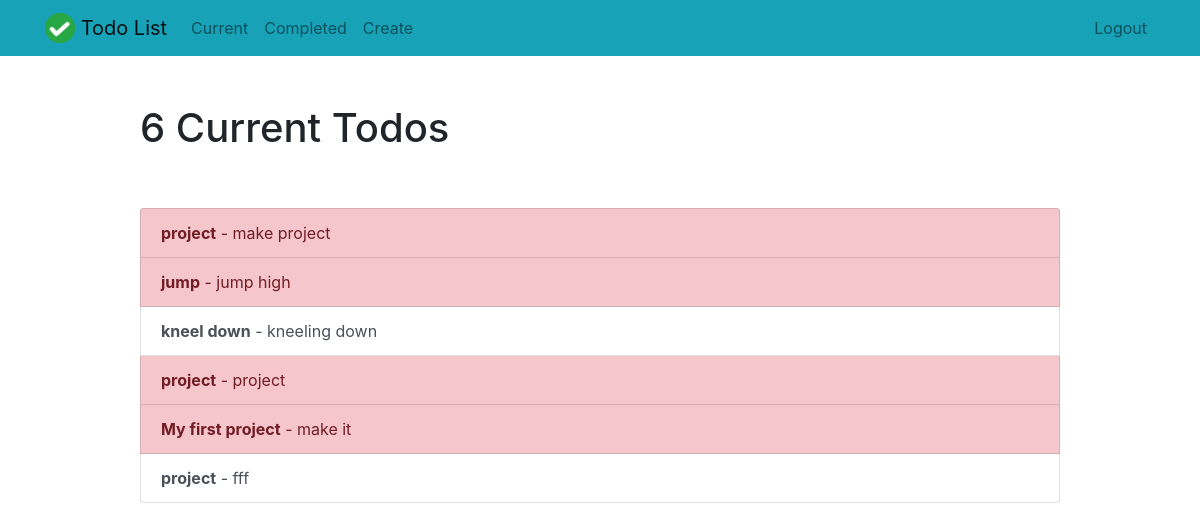
The app's page /current/ (signed in), older data.
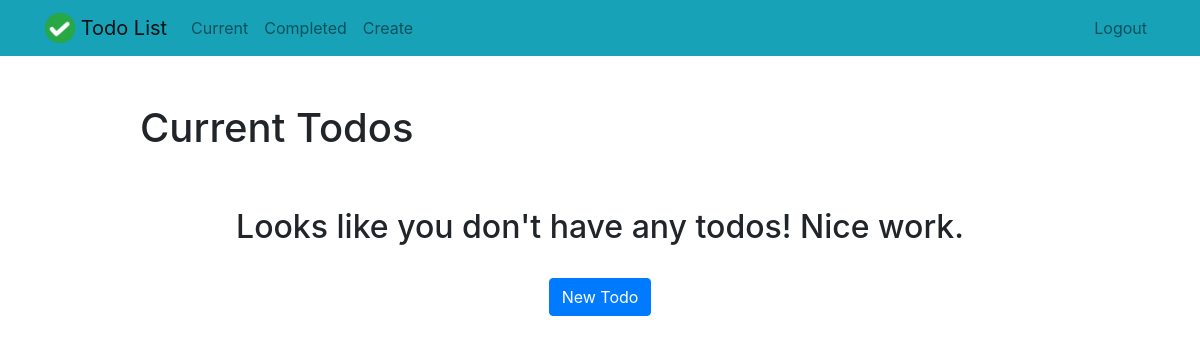
The same page, newer data.
### todo/models.py (models this page shows, shortened)
class Todo(models.Model):
	title = models.CharField(max_length=100)
	memo = models.TextField(blank=True)
	created = models.DateTimeField(auto_now_add=True)
	datecompleted = models.DateTimeField(null=True,blank=True)
	important = models.BooleanField(default=False)
	user = models.ForeignKey(User,on_delete=models.CASCADE)

### todo/views.py (the view)
# urls.py: path('current/', views.currenttodos, name='currenttodos'),
@login_required
def currenttodos(request):
    todos = Todo.objects.filter(user=request.user, datecompleted__isnull=True)
    return render(request, 'todo/currenttodos.html', {'todos':todos})

### todo/templates/todo/currenttodos.html
{% extends "todo/base.html" %}
{% block content %}
    <div class="row justify-content-center mt-5">
        <div class="col-md-10">
            {% if todos %}
                 <h1>{{ todos.count }} Current Todo{{ todos.count|pluralize }}</h1>
            {% else %}
                           <h1>Current Todos</h1>
            {% endif %}
        </div>
    </div>
    <div class="row justify-content-center mt-5">
        <div class="col-md-10">
        {% if todos %}
            <div class="list-group">
                {% for todo in todos %}
                    <a href="{% url 'viewtodo' todo.id %}" class="list-group-item list-group-item-action{% if todo.important %} list-group-item-danger{% endif %}"><b>{{ todo.title }}</b>{% if todo.memo %} - {{ todo.memo|truncatechars:30 }}{% endif %}</a>
                {% endfor %}
            </div>
        {% else %}
            <div class="text-center">
                <h2>Looks like you don't have any todos! Nice work.</h2>
            <br>
            <a role="button" class="btn btn-primary" href="{% url 'createtodo' %}">New Todo</a>
            </div>
        {% endif %}
        </div>
    </div>
{% endblock %}

Row changes from the older to the newer data that the page shows:
no longer on this page (row edited): Todo: title "project", memo "make project"
no longer on this page (row edited): Todo: title "jump", memo "jump high"
removed Todo: title "kneel down", memo "kneeling down", important False (drawn)
no longer on this page (row edited): Todo: title "project", memo "project"
no longer on this page (row edited): Todo: title "My first project", memo "make it"
removed Todo: title "project", memo "fff", important False (drawn)
Text that changed along with them:
{{ todos.count }}: "6" → (not shown)
text no longer shown: "Current Todo"
text now shown: "Current Todos Looks like you don't have any todos! Nice work. New Todo"
